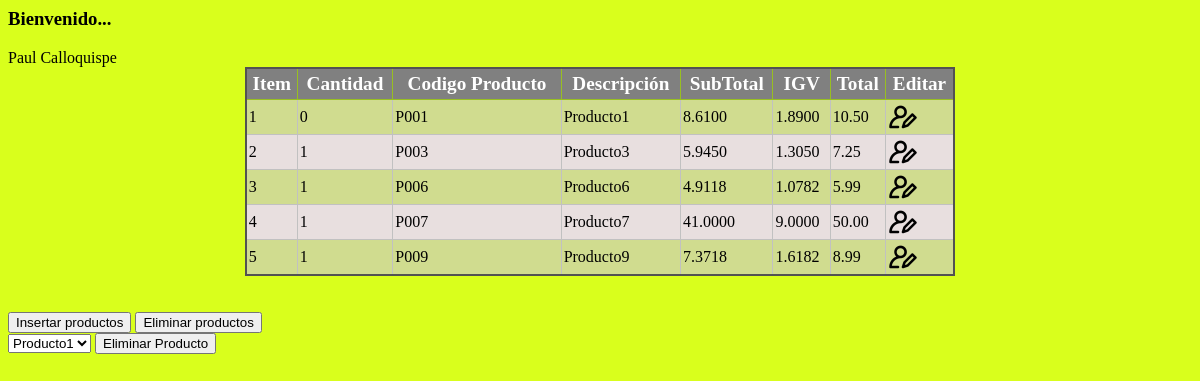
Page /CarritoComprasPryWEB/CarritoCompras.php on the committed database.
### tables this page shows
CREATE TABLE `usuario` (
  `IDUsuario` varchar(20) NOT NULL,
  `nombre` varchar(25) NOT NULL,
  `apellido` varchar(25) NOT NULL,
  `sexo` char(1) DEFAULT NULL CHECK (`sexo` in ('F','M'))
);

CREATE TABLE `cliente_producto` (
  `IDUsuario` varchar(4) NOT NULL,
  `IDProducto` varchar(4) NOT NULL,
  `fecha_adquisicion` datetime DEFAULT current_timestamp(),
  `Cantidad` int(11) NOT NULL
);

CREATE TABLE `productos` (
  `IDProducto` varchar(6) NOT NULL,
  `nom_producto` varchar(25) NOT NULL,
  `descripcion` varchar(500) DEFAULT NULL,
  `precio` decimal(10,2) DEFAULT NULL,
  `IDUsuario` varchar(20) DEFAULT NULL
);

### CarritoComprasPryWEB/Metodos.php (called while the page is built, shortened)
<?php
include_once './Conexion.php';
class Negocio {
   function mostrarItems(){
      $obj=new Conexion();
      $sql="select p.IDProducto, p.nom_producto, (p.precio-(p.precio*0.18)), (p.precio*0.18), p.precio,cp.Cantidad from productos p join cliente_producto cp on cp.IDProducto=p.IDProducto WHERE cp.IDUsuario='C002'";
      $res= mysqli_query($obj->conecta(), $sql) or die(mysqli_error($obj->conecta()));
      $vec=array();
      while($fila= mysqli_fetch_array($res)){
          $vec[]=$fila;
      }
      return $vec;
   }
   function mostrarNombre(){
      $obj=new Conexion();
      $sql="select nombre,apellido from usuario WHERE IDUsuario='C002'";
      $res= mysqli_query($obj->conecta(), $sql) or die(mysqli_error($obj->conecta()));
      if ($fila = mysqli_fetch_assoc($res)) {
        return $fila['nombre'] . ' ' . $fila['apellido'];
    }
    return "Usuario no encontrado";
    }
    function mostrarProducts(){
      $obj=new Conexion();
      $sql="select IDProducto, nom_producto from productos";
      $res= mysqli_query($obj->conecta(), $sql) or die(mysqli_error($obj->conecta()));
      $vec=array();
      while($fila= mysqli_fetch_array($res)){
          $vec[] = ['id' => $fila['IDProducto'], 'nombre' => $fila['nom_producto']];
      }
      return $vec;
   }
   function mostrarProductsCliente($IDUsuario) {
    $obj = new Conexion();
    $sql = "SELECT p.IDProducto, p.nom_producto
            FROM productos p
            JOIN cliente_producto cp ON cp.IDProducto = p.IDProducto
            WHERE cp.IDUsuario = '$IDUsuario'";
    $res = mysqli_query($obj->conecta(), $sql) or die(mysqli_error($obj->conecta()));
    $vec = array();
    while ($fila = mysqli_fetch_array($res)) {
        $vec[] = ['id' => $fila['IDProducto'], 'nombre' => $fila['nom_producto']];
    }
    return $vec;
}
}
?>

### CarritoComprasPryWEB/Conexion.php (called while the page is built)
<?php
class Conexion {
  private $cn=null;
  function conecta(){
   if($this->cn==null){
       $this->cn= mysqli_connect("localhost", "root", "","pry_web");
   }
   return $this->cn;
  }
}
?>

### CarritoComprasPryWEB/CarritoCompras.php (the view, shortened to what this page needs)
<html>
    <head>
        <link href="estilos.css" rel="stylesheet" type="text/css"/>
    </head>
    <body style="background-color: #d9ff1c">
        <?php
        include_once './Metodos.php';
        $obj=new Negocio();
        $vec=$obj->mostrarItems();
        $vecUsu=$obj->mostrarNombre();
        $vecProductosCliente=$obj->mostrarProductsCliente('C002');
        ?>
        <h3>Bienvenido...</h3>
        <?php
        echo $vecUsu;
        ?>
        <table class="mGrid">
            <thead>
            <tr><th>Item<th>Cantidad<th>Codigo Producto<th>Descripción<th>SubTotal<th>IGV<th>Total<th>Editar
            </thead>
        <?php
        $cont = 1;
        foreach ($vec as $d) {
            echo"<tr><td>$cont<td>$d[5]<td>$d[0]<td>$d[1]<td>$d[2]<td>$d[3]<td>$d[4]
            <td><img src='img/editar.png' onclick='mostrarEditar($cont)'>";
            $cont++;
        }?>
        </table>
        <br><br>
        <button onclick="mostrarElementos()">Insertar productos</button>
        <button onclick="mostrarElementosCliente()">Eliminar productos</button>
            <div id="ListaProdCli">
                <form action="Metodos.php" method="POST">
                    <select name="IDProductoEliminar">
                        <?php
                        foreach ($vecProductosCliente as $producto) {
                            echo "<option value=\"{$producto['id']}\">{$producto['nombre']}</option>";
                        }
                        ?>
                    </select>
                    <button type="submit">Eliminar Producto</button>
                </form>
            </div>
    </body>
</html>

### CarritoComprasPryWEB/estilos.css (style rules this page uses)
body { background: #d9ff1c; }
.mGrid { width: 60%; background-color: #fff; margin:auto; border: solid 2px #525252; border-collapse:collapse; }
.mGrid td { padding: 2px; border: solid 1px #c1c1c1; color: black; }
.mGrid tr:nth-child(even) { background-color: #E8DFDF;; }
.mGrid tr:nth-child(odd) { background-color: #D0DC8F;; }
.mGrid th { padding: 4px 2px; color: #fff; background: #424242 url('../Imagenes/grd_head.png') repeat-x top; border-left: solid 1px #525252; font-size: 1.2em; font-weight: bolder; background:gray; }
.webgrid-table td, th { border: 1px solid #98BF21; padding: 3px 7px 2px; }

### rows in the picture
usuario: vecUsu "Paul Calloquispe"
cliente_producto: Cantidad "0", IDProducto.IDProducto "P001", IDProducto.nom_producto "Producto1", d "8.6100", d "1.8900", IDProducto.precio "10.50"
cliente_producto: Cantidad "1", IDProducto.IDProducto "P003", IDProducto.nom_producto "Producto3", d "5.9450", d "1.3050", IDProducto.precio "7.25"
cliente_producto: Cantidad "1", IDProducto.IDProducto "P006", IDProducto.nom_producto "Producto6", d "4.9118", d "1.0782", IDProducto.precio "5.99"
cliente_producto: Cantidad "1", IDProducto.IDProducto "P007", IDProducto.nom_producto "Producto7", d "41.0000", d "9.0000", IDProducto.precio "50.00"
cliente_producto: Cantidad "1", IDProducto.IDProducto "P009", IDProducto.nom_producto "Producto9", d "7.3718", d "1.6182", IDProducto.precio "8.99"

### other values in the picture
form field IDProductoEliminar "Producto1"
